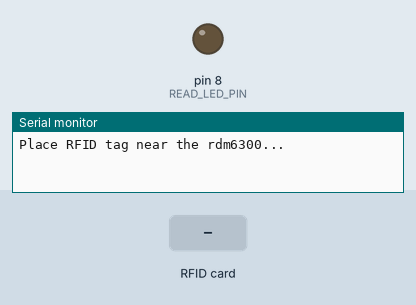
Recording of a sketch running on a simulated Arduino Uno, built with avr-gcc and run on an emulated ATmega328P. Shown: output pins drawn as LEDs (lit = HIGH), the last lines printed to the serial monitor. Inputs (shaded band) come from the test bench.

Above: at 1.2 s.
1.3 s: RFID card 5E 7A 19 C4 held to the reader
At 1.9 s:
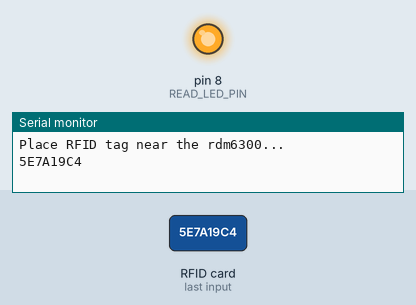
Timing chart, 0 to 4.3 s (numbered marks = the images above; inputs shaded):
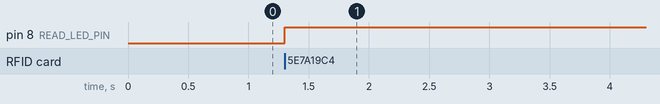

Measured:
- after the input at 1.3 s, pin 8 (READ_LED_PIN): LOW → HIGH at once

The sketch:

esp8266_hardware_uart.ino
```cpp
#include <SoftwareSerial.h>
#include <rdm6300.h>

#define RDM6300_RX_PIN 2
#define READ_LED_PIN 8

String rfid = "";
char rfidChar[8];

Rdm6300 rdm6300;
//SoftwareSerial mySerial(2, 3); // RX, TX

void setup() {
	Serial.begin(9600);
  //mySerial.begin(115200);

  pinMode(READ_LED_PIN, OUTPUT);
	digitalWrite(READ_LED_PIN, LOW);

	rdm6300.begin(RDM6300_RX_PIN);

	Serial.println("\nPlace RFID tag near the rdm6300...");
}

void loop() {
	if (rdm6300.update()) {
		Serial.println(rdm6300.get_tag_id(),HEX);
	  digitalWrite(READ_LED_PIN, rdm6300.is_tag_near());
	  rfid.toCharArray(rfidChar, 6);
    Serial.print(rfidChar);
	  delay(10);
	}
}
```
